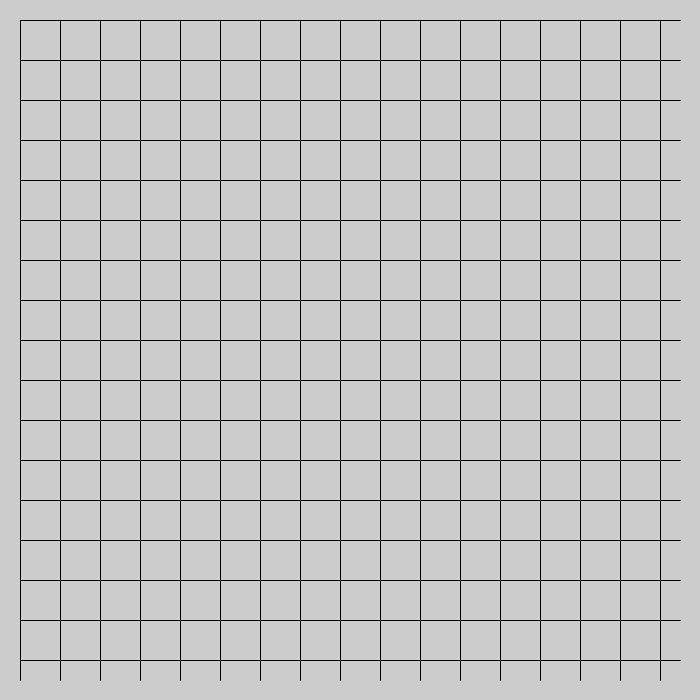
Frame 1 (no input)
Frame 60 (the mouse pressed at the canvas centre just before this capture): identical to frame 1, image omitted
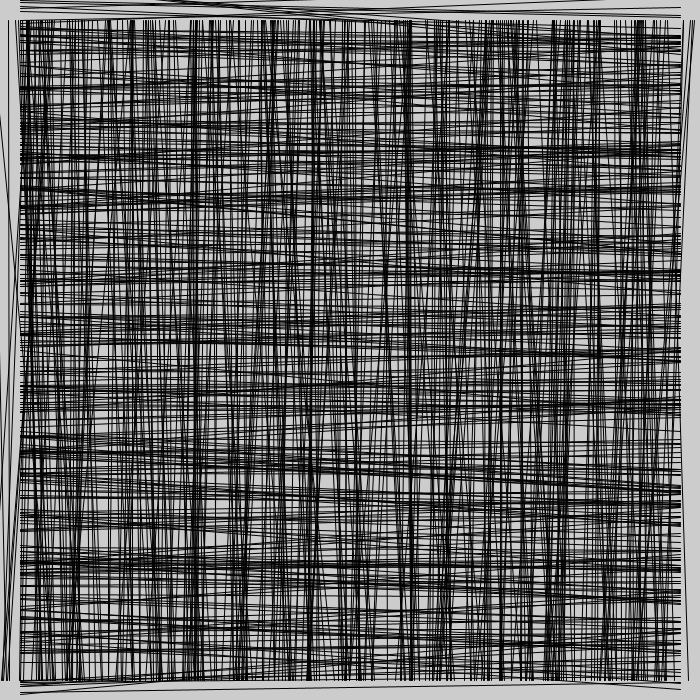
Frame 120 (the mouse held since frame 60 and released just before this capture)

The Processing sketch that drew these frames (run headless with seeded random() and noise(); from frame 60 on, the mouse is pressed at the canvas centre):

// Processing sketch: Make_Processing_7_8_2_Generate_DrawRandomlyExp
// ── Make_Processing_7_8_2_Generate_DrawRandomlyExp.pde
void setup () {
  size(700, 700);
  smooth();
}
void draw() {
  background(204);
  for (int x = 20; x < width; x += 40) {
    for (int y = 20; y < height; y += 40) {
      float my = mouseY/10;
      float mx = mouseX/10;
      float offsetA = random(-mx, mx);
      float offsetB = random(-mx, mx);
      float offsetAy = random(-my, my);
      float offsetBy = random(-my, my);
      line(x+offsetA, 20, x - offsetB, 680);
      line(20, y+offsetAy, 680 , y - offsetBy);
    }
  }
}
